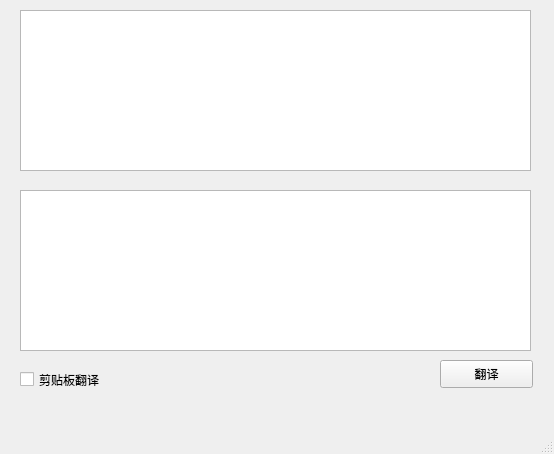
<?xml version="1.0" encoding="UTF-8"?>
<ui version="4.0">
 <class>MainWindow</class>
 <widget class="QMainWindow" name="MainWindow">
  <property name="geometry">
   <rect>
    <x>0</x>
    <y>0</y>
    <width>554</width>
    <height>454</height>
   </rect>
  </property>
  <property name="sizePolicy">
   <sizepolicy hsizetype="Fixed" vsizetype="Fixed">
    <horstretch>0</horstretch>
    <verstretch>0</verstretch>
   </sizepolicy>
  </property>
  <property name="windowTitle">
   <string>PDFHelper</string>
  </property>
  <widget class="QWidget" name="centralwidget">
   <widget class="QTextEdit" name="textEdit">
    <property name="geometry">
     <rect>
      <x>20</x>
      <y>10</y>
      <width>511</width>
      <height>161</height>
     </rect>
    </property>
    <property name="sizePolicy">
     <sizepolicy hsizetype="Expanding" vsizetype="Expanding">
      <horstretch>0</horstretch>
      <verstretch>0</verstretch>
     </sizepolicy>
    </property>
   </widget>
   <widget class="QTextEdit" name="textEdit_2">
    <property name="geometry">
     <rect>
      <x>20</x>
      <y>190</y>
      <width>511</width>
      <height>161</height>
     </rect>
    </property>
   </widget>
   <widget class="QPushButton" name="translate">
    <property name="geometry">
     <rect>
      <x>440</x>
      <y>360</y>
      <width>93</width>
      <height>28</height>
     </rect>
    </property>
    <property name="text">
     <string>翻译</string>
    </property>
   </widget>
   <widget class="QCheckBox" name="checkBox">
    <property name="geometry">
     <rect>
      <x>20</x>
      <y>370</y>
      <width>101</width>
      <height>19</height>
     </rect>
    </property>
    <property name="text">
     <string>剪贴板翻译</string>
    </property>
   </widget>
  </widget>
  <widget class="QMenuBar" name="menubar">
   <property name="geometry">
    <rect>
     <x>0</x>
     <y>0</y>
     <width>554</width>
     <height>26</height>
    </rect>
   </property>
  </widget>
  <widget class="QStatusBar" name="statusbar"/>
 </widget>
 <resources/>
 <connections/>
</ui>
